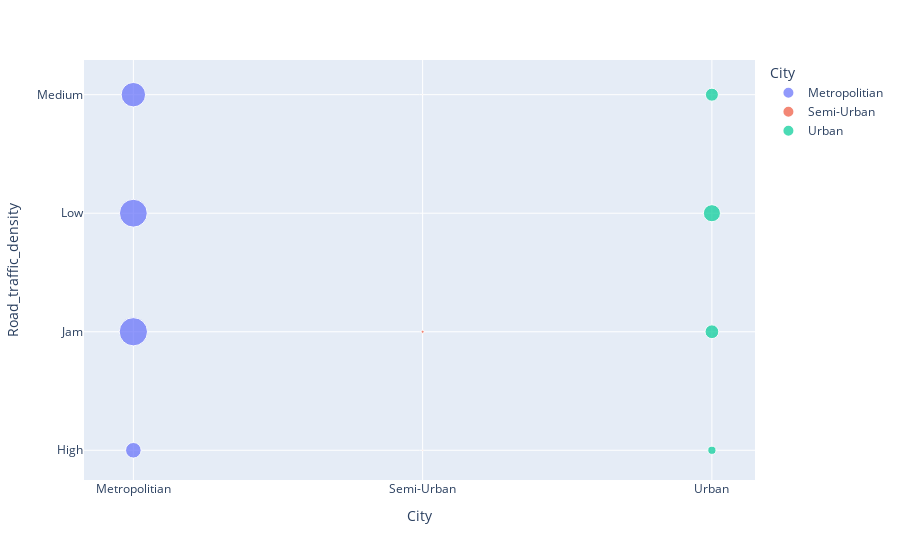

The cell this chart's notebook holds for it:
### Code cell
df_aux = df.loc[:,['ID', 'City', 'Road_traffic_density']].groupby(['City', 'Road_traffic_density']).count().reset_index()
df_aux  = df_aux.loc[df_aux['City'] != 'NaN', :]
df_aux  = df_aux.loc[df_aux['Road_traffic_density'] != 'NaN', :]

px.scatter(df_aux, x='City', y='Road_traffic_density', size='ID', color='City')

### Figure 1 — Plotly figure (JSON) as saved in the notebook; plotly's stock layout.template omitted (floating-point values rounded to 4 significant figures)
{"data": [{"hovertemplate": "City=%{x}<br>Road_traffic_density=%{y}<br>ID=%{marker.size}<extra></extra>", "legendgroup": "Metropolitian", "marker": {"color": "#636efa", "size": [3213, 10567, 10237, 7909], "sizemode": "area", "sizeref": 26.42, "symbol": "circle"}, "mode": "markers", "name": "Metropolitian", "orientation": "v", "showlegend": true, "type": "scatter", "x": ["Metropolitian", "Metropolitian", "Metropolitian", "Metropolitian"], "xaxis": "x", "y": ["High", "Jam", "Low", "Medium"], "yaxis": "y"}, {"hovertemplate": "City=%{x}<br>Road_traffic_density=%{y}<br>ID=%{marker.size}<extra></extra>", "legendgroup": "Semi-Urban", "marker": {"color": "#EF553B", "size": [16, 126, 10], "sizemode": "area", "sizeref": 26.42, "symbol": "circle"}, "mode": "markers", "name": "Semi-Urban", "orientation": "v", "showlegend": true, "type": "scatter", "x": ["Semi-Urban", "Semi-Urban", "Semi-Urban"], "xaxis": "x", "y": ["High", "Jam", "Medium"], "yaxis": "y"}, {"hovertemplate": "City=%{x}<br>Road_traffic_density=%{y}<br>ID=%{marker.size}<extra></extra>", "legendgroup": "Urban", "marker": {"color": "#00cc96", "size": [888, 2499, 3853, 2241], "sizemode": "area", "sizeref": 26.42, "symbol": "circle"}, "mode": "markers", "name": "Urban", "orientation": "v", "showlegend": true, "type": "scatter", "x": ["Urban", "Urban", "Urban", "Urban"], "xaxis": "x", "y": ["High", "Jam", "Low", "Medium"], "yaxis": "y"}], "layout": {"legend": {"itemsizing": "constant", "title": {"text": "City"}, "tracegroupgap": 0}, "margin": {"t": 60}, "xaxis": {"anchor": "y", "categoryarray": ["Metropolitian", "Semi-Urban", "Urban"], "categoryorder": "array", "domain": [0, 1], "title": {"text": "City"}}, "yaxis": {"anchor": "x", "domain": [0, 1], "title": {"text": "Road_traffic_density"}}}}
